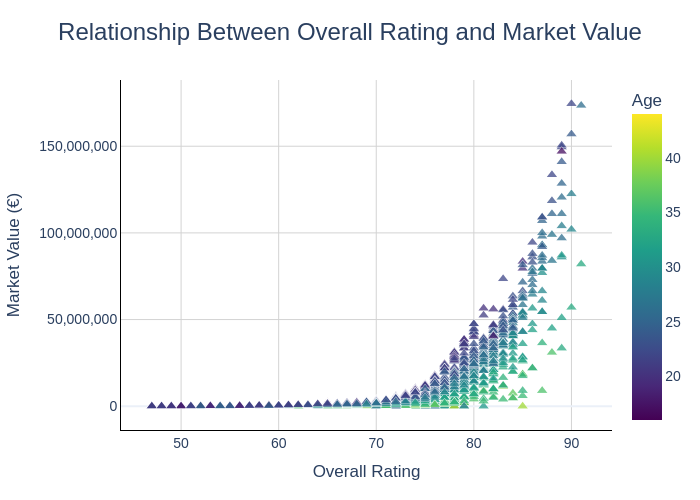

The cell this chart's notebook holds for it:
### Code cell
# 2. Current Skill Rating vs. Market Value
fig=px.scatter(df,
               x='overall',
               y='value_eur',
               color='age',
               template='plotly_white',
               title='Relationship between overall rating and market value',
               color_continuous_scale='Viridis', # applies for numerical data else legend or color_discrete_sequence for categorical
               opacity=0.75,
               hover_data={
                   "short_name":True,
                   "club_name":True,
                   "overall":True,
                   'value_eur':":,",
                   'age':True   
               })
fig.update_traces(
    marker=dict(
        line=dict(color='white',width=0.5),
        symbol='triangle-up',
        size=10
    ),
    hovertemplate=(
           "<b>%{customdata[0]}</b><br>" +
    "Club: %{customdata[1]}<br>" +
    "Overall Rating: %{x}<br>" +
    "Market Value: €%{y:,.0f}<br>" +
    "Age: %{marker.color}<extra></extra>"
    ),
)
fig.update_layout(
    title=dict(
        text="Relationship Between Overall Rating and Market Value",
        x=0.5,
        font=dict(size=24)
    ),

    xaxis_title="Overall Rating",
    yaxis_title="Market Value (€)",

    width=700,
    height=500,

    font=dict(
        family="Arial",
        size=14
    ),

    margin=dict(
        l=70,
        r=40,
        t=80,
        b=70
    ),

    hovermode="closest",

    coloraxis_colorbar=dict(
        title="Age"
    )
)

fig.update_xaxes(
    showgrid=True,
    gridcolor="lightgray",
    showline=True,
    linewidth=1,
    linecolor="black",
)

fig.update_yaxes(
    showgrid=True,
    gridcolor="lightgray",
    tickformat=",",
    showline=True,
    linewidth=1,
    linecolor="black",
)
fig.show()

### Figure 1 — Plotly figure (JSON) as saved in the notebook; plotly's stock layout.template omitted (floating-point values rounded to 4 significant figures; data arrays with more than 128 entries replaced by an {"elided": "..."} marker saying what was removed)
{"data": [{"customdata": {"elided": "18405x3 mixed values"}, "hovertemplate": "<b>%{customdata[0]}</b><br>Club: %{customdata[1]}<br>Overall Rating: %{x}<br>Market Value: €%{y:,.0f}<br>Age: %{marker.color}<extra></extra>", "legendgroup": "", "marker": {"color": {"elided": "18405 int values"}, "coloraxis": "coloraxis", "line": {"color": "white", "width": 0.5}, "opacity": 0.75, "size": 10, "symbol": "triangle-up"}, "mode": "markers", "name": "", "showlegend": false, "type": "scattergl", "x": {"elided": "18405 int values"}, "xaxis": "x", "y": {"elided": "18405 int values"}, "yaxis": "y"}], "layout": {"coloraxis": {"autocolorscale": false, "colorbar": {"title": {"text": "Age"}}, "colorscale": [[0, "#440154"], [0.1111, "#482878"], [0.2222, "#3e4989"], [0.3333, "#31688e"], [0.4444, "#26828e"], [0.5556, "#1f9e89"], [0.6667, "#35b779"], [0.7778, "#6ece58"], [0.8889, "#b5de2b"], [1, "#fde725"]]}, "font": {"family": "Arial", "size": 14}, "height": 500, "hovermode": "closest", "legend": {"tracegroupgap": 0}, "margin": {"b": 70, "l": 70, "r": 40, "t": 80}, "title": {"font": {"size": 24}, "text": "Relationship Between Overall Rating and Market Value", "x": 0.5}, "width": 700, "xaxis": {"anchor": "y", "domain": [0, 1], "gridcolor": "lightgray", "linecolor": "black", "linewidth": 1, "showgrid": true, "showline": true, "title": {"text": "Overall Rating"}}, "yaxis": {"anchor": "x", "domain": [0, 1], "gridcolor": "lightgray", "linecolor": "black", "linewidth": 1, "showgrid": true, "showline": true, "tickformat": ",", "title": {"text": "Market Value (€)"}}}}
